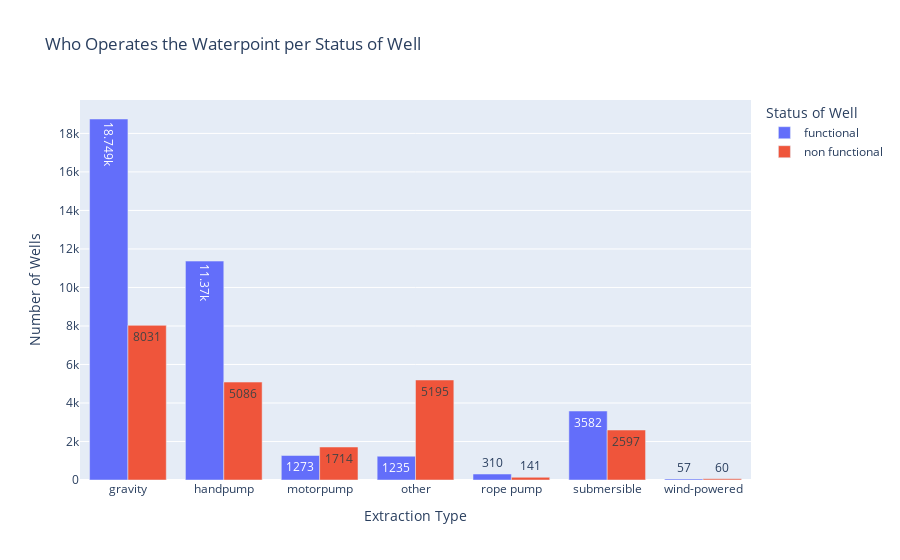

The notebook cell this image was saved under:
### Code cell
px.bar(x = extra['extraction_type_class'], y = extra['id'], color = extra['status_group'],text_auto=True, barmode="group",
      title="Who Operates the Waterpoint per Status of Well",
       labels={'x':'Extraction Type', 'y':'Number of Wells', 'color':'Status of Well'})

### Figure 1 — Plotly figure (JSON) as saved in the notebook; plotly's stock layout.template omitted (floating-point values rounded to 4 significant figures)
{"data": [{"alignmentgroup": "True", "hovertemplate": "Status of Well=functional<br>Extraction Type=%{x}<br>Number of Wells=%{y}<extra></extra>", "legendgroup": "functional", "marker": {"color": "#636efa", "pattern": {"shape": ""}}, "name": "functional", "offsetgroup": "functional", "orientation": "v", "showlegend": true, "textposition": "auto", "texttemplate": "%{y}", "type": "bar", "x": ["gravity", "handpump", "motorpump", "other", "rope pump", "submersible", "wind-powered"], "xaxis": "x", "y": [18749, 11370, 1273, 1235, 310, 3582, 57], "yaxis": "y"}, {"alignmentgroup": "True", "hovertemplate": "Status of Well=non functional<br>Extraction Type=%{x}<br>Number of Wells=%{y}<extra></extra>", "legendgroup": "non functional", "marker": {"color": "#EF553B", "pattern": {"shape": ""}}, "name": "non functional", "offsetgroup": "non functional", "orientation": "v", "showlegend": true, "textposition": "auto", "texttemplate": "%{y}", "type": "bar", "x": ["gravity", "handpump", "motorpump", "other", "rope pump", "submersible", "wind-powered"], "xaxis": "x", "y": [8031, 5086, 1714, 5195, 141, 2597, 60], "yaxis": "y"}], "layout": {"barmode": "group", "legend": {"title": {"text": "Status of Well"}, "tracegroupgap": 0}, "title": {"text": "Who Operates the Waterpoint per Status of Well"}, "xaxis": {"anchor": "y", "domain": [0, 1], "title": {"text": "Extraction Type"}}, "yaxis": {"anchor": "x", "domain": [0, 1], "title": {"text": "Number of Wells"}}}}
